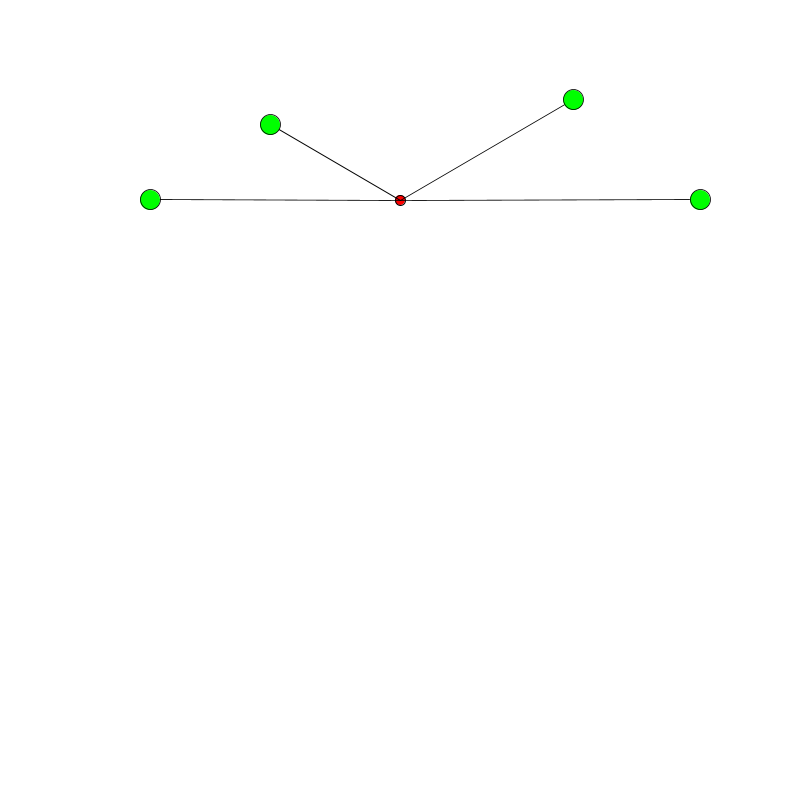
Frame 1 (no input)
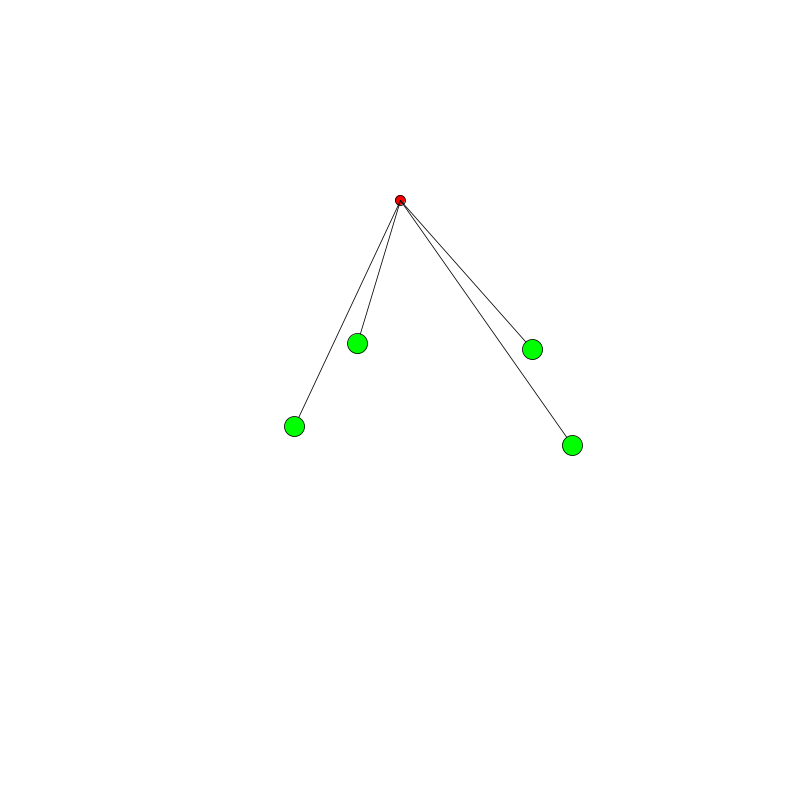
Frame 60 (the mouse pressed at the canvas centre just before this capture)
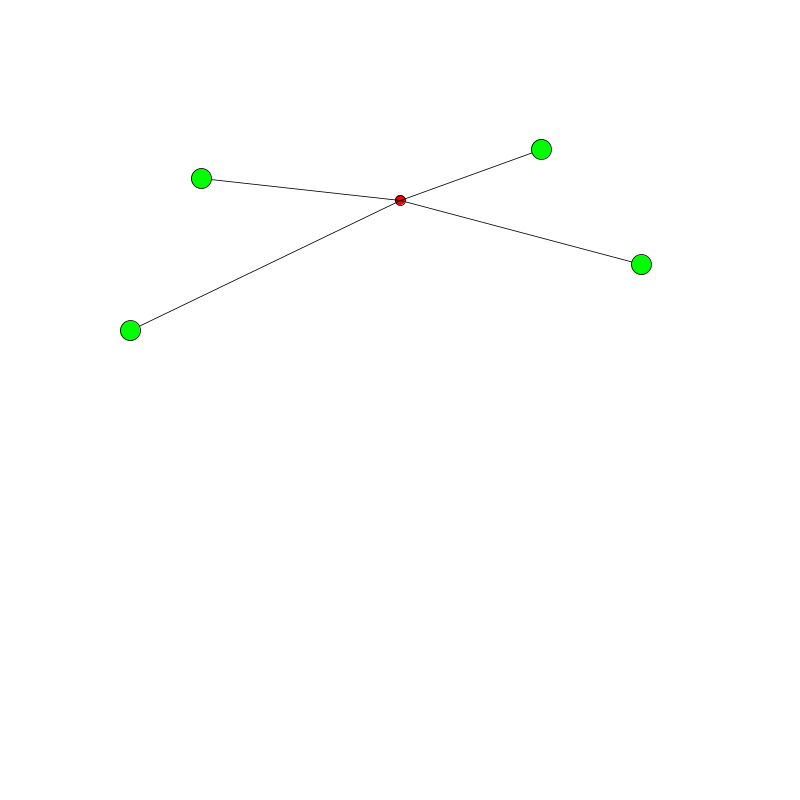
Frame 120 (the mouse held since frame 60 and released just before this capture)

The Processing sketch that drew these frames (run headless with seeded random() and noise(); from frame 60 on, the mouse is pressed at the canvas centre):

// Processing sketch: Pendulum
// ── Pendulum.pde
//hinge is the point about which the pendulums will rotate
PVector hinge = new PVector(400,200);
//A collection is a collection of beads with 4 beads as of now
beads collection  = new beads(4,hinge);


void setup() {
  size(800, 800); 
  frameRate(100);
}

void draw() { 
   background(255);
   fill(255,0,0);
   ellipse(400,200,10,10);
   collection.show_all();
}

// ── bead.pde
class bead {
    PVector pos = new PVector(0,0);
    PVector hinge = new PVector(0,0);
    float damp_const = 0.001;
    float theta;
    float theta_d = 0.0;
    float theta_dd = 0.0;
    float g = 9.81;
    float thread_length;
    
    bead (PVector init_hinge, float P_l, float init_theta){
       thread_length = P_l;
       theta = init_theta;
       hinge = init_hinge;
       update_pos();
    }
    void update_pos(){
      float r_angle = radians(theta);
      pos.x = hinge.x + thread_length * sin(r_angle);
      pos.y = hinge.y + thread_length * cos(r_angle);
    }
    
    void show(){
      line(hinge.x,hinge.y,pos.x,pos.y);
      strokeWeight(0.8);
      fill(0,255,0);
      ellipse(pos.x, pos.y,20,20);
      fill(0,0,255);
      
    }
    
    void update(){
     theta_dd = (-g/thread_length) * sin(radians(theta))-damp_const * theta_d;
     theta_d += theta_dd;
     theta += theta_d;
     update_pos();
    }
    
    
}

// ── beads.pde
class beads{
   bead[] my_beads;
   
   beads(int size, PVector hinge){
     my_beads = new bead[size];
     //initialization of a new beat is done by providing it hinge, length, and initial angle
     my_beads[0]= new bead(hinge,150,-120);
     my_beads[1] = new bead(hinge,200,120);
     my_beads[2] = new bead(hinge,250,-90);
     my_beads[3] = new bead(hinge,300,90);
   }
   
   void show_all(){
    for (int i=0; i< my_beads.length;i++){
       my_beads[i].show();
       my_beads[i].update();
    }
   }
  
}
